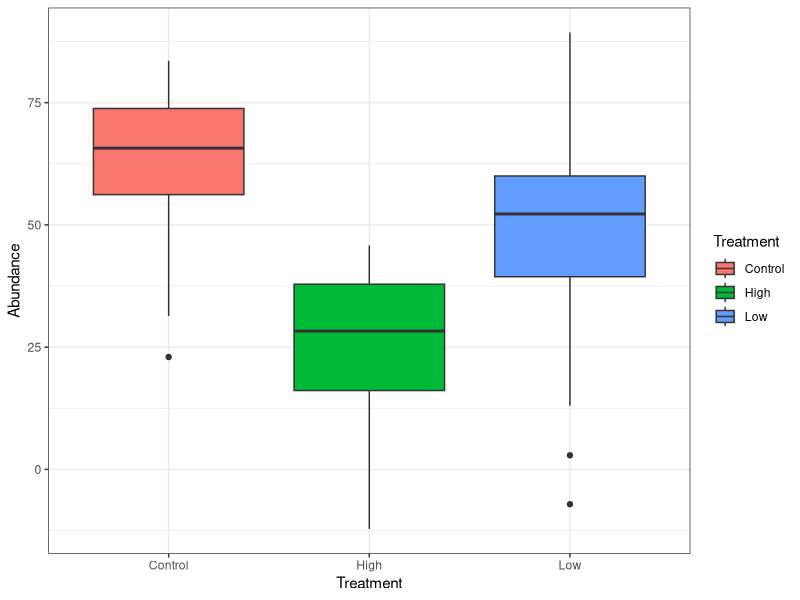
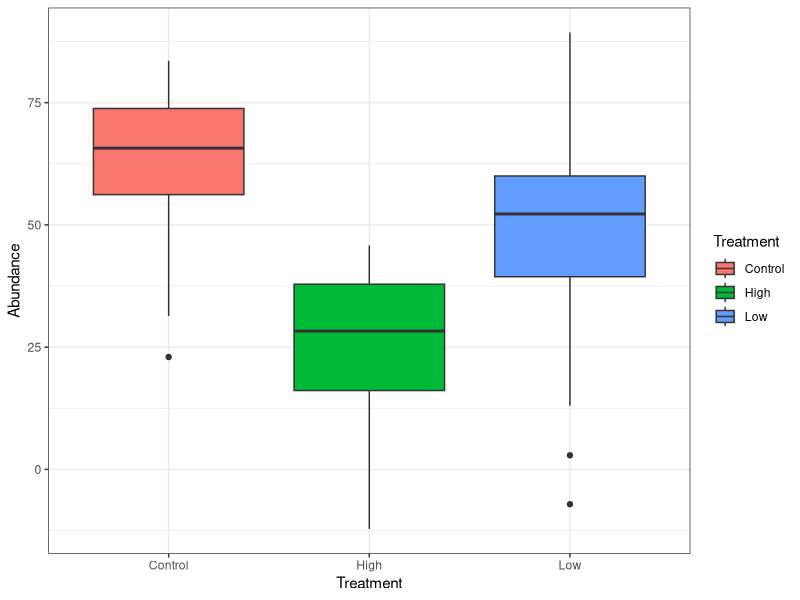
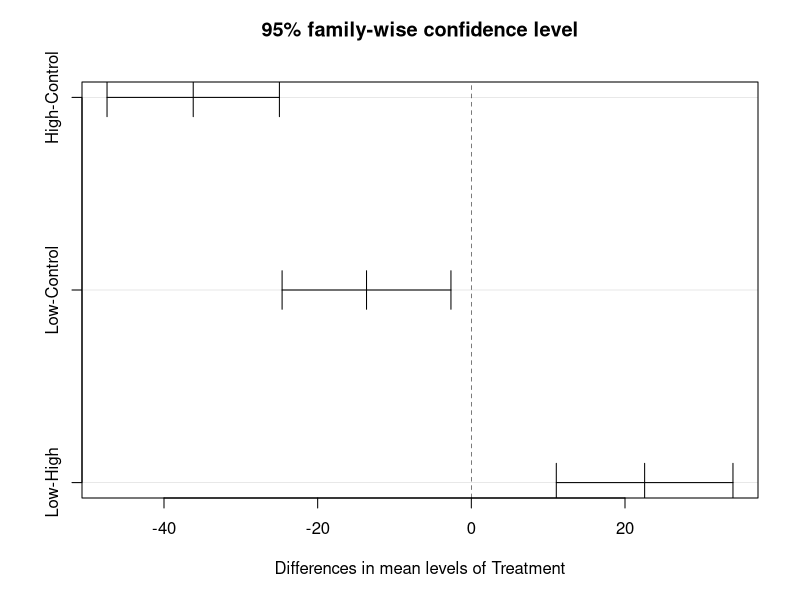

These charts were generated, in order, by the following R code:
## ---- chunk 1
# FUNCTION: fakedata()
# Creating fake data set and data frame
# This function will create a fake data set using the means and standard deviations from a different data set
# nGroup : 3 treatments groups
# nName: Treatment names (Control, Low, High)
# nSize: sample size for each treatment (30, 27, 25)
# nMean: means for each group (68.37, 19.05, 12.84)
# nSD: Standard deviation for each group (16.58,19.05,12.84)
############################

library(tidyverse)

fakedata <- function(nGroup = 3, nName = c("Control","Low", "High"), nSize = c(30,27,25), nMean = c(68.37,51.15,30.46),nSD = c(16.58,19.05,12.84), ID = 1:(sum(nSize))) {
  Abundance <- c(rnorm(n=nSize[1],mean=nMean[1],sd=nSD[1]),
                 rnorm(n=nSize[2],mean=nMean[2],sd=nSD[2]),
                 rnorm(n=nSize[3],mean=nMean[3],sd=nSD[3]))
Treatment <- rep(nName,nSize)
ANOdata <- data.frame(ID,Treatment,Abundance)
str(ANOdata)
print(ANOdata)
  }
  
x <- fakedata()

fakedata()

#############################
# FUNCTION: statsfunc()
# Statistical analysis on data : ANOVA
# Using x from fakedata

statsfunc <- function(ANOdata = x){
  abundanceAOV <- aov(Abundance~Treatment,data=ANOdata)
  print(abundanceAOV)
  print(summary(abundanceAOV))
}
 y <- statsfunc()
 y
 

################################
# FUNCTION: plotfunc()
# plotting the ANOVA results
# 
 
library(ggplot2)

plotfunc <- function(ANOdata = x){
  ANOPlot <- ggplot(data=ANOdata,aes(x=Treatment,y=Abundance,fill=Treatment)) +
    geom_boxplot()+
    theme_bw()
  print(ANOPlot)
}
z <- plotfunc()
z

## ---- chunk 2
# FUNCTION: posthocfunc()
# tukey post-hoc test
#  

posthocfunc <- function(data = x) {
  abundanceAOV <- aov(Abundance~Treatment,data=data)
  tukey.test <- TukeyHSD(abundanceAOV)
  print(tukey.test)
  plot(tukey.test)
}
a <- posthocfunc()
a
